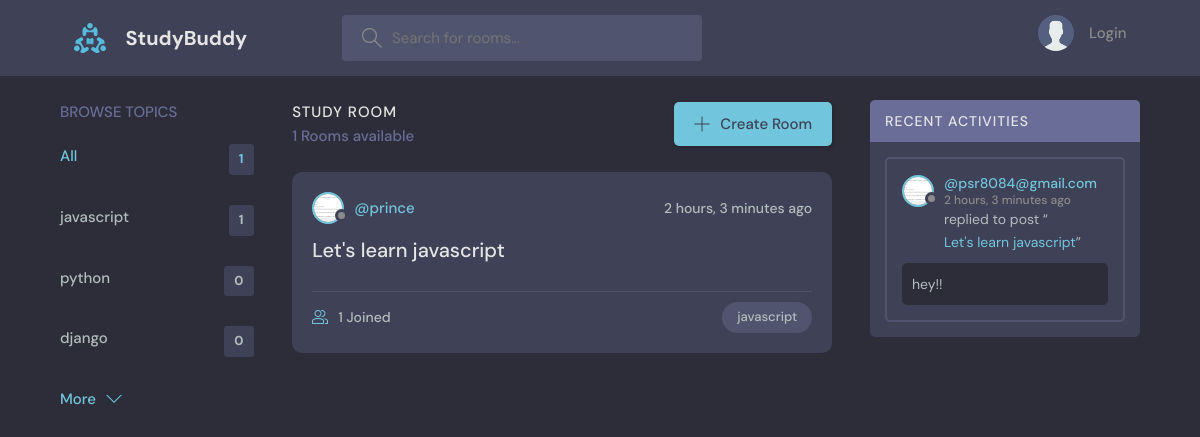
The app's page /, older data.
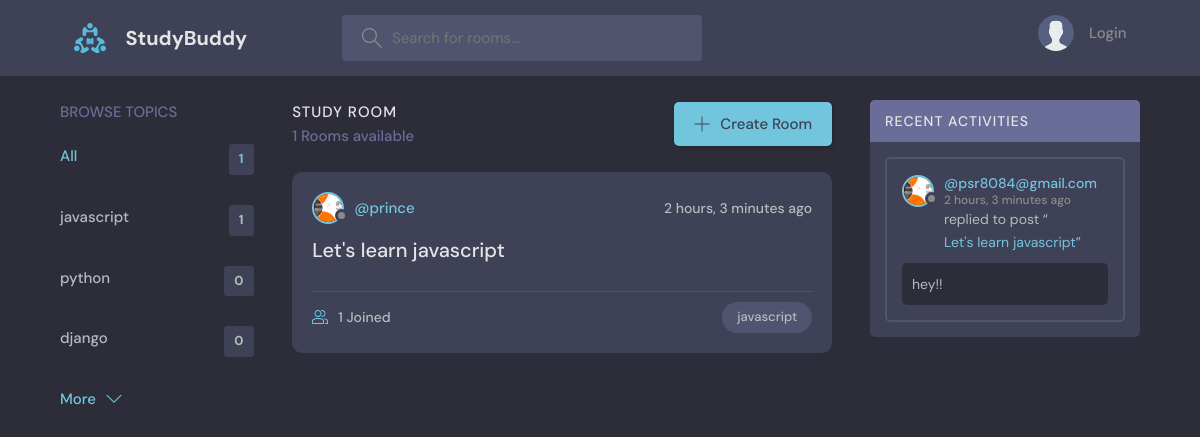
The same page, newer data.
### base/models.py (models this page shows, shortened)
class Room(models.Model):
    host=models.ForeignKey(User, on_delete=models.SET_NULL, null=True )
    name = models.CharField(max_length=100)
    topic=models.ForeignKey(Topic, on_delete=models.CASCADE, null=True)
    participants=models.ManyToManyField(User, related_name='participants', blank=True)
    description = models.TextField(max_length=250)
    created_at = models.DateTimeField(auto_now_add=True)
    updated_at = models.DateTimeField(auto_now=True)
    class Meta:
        ordering = ['-created_at', 'updated_at']

class User(AbstractUser):
    name = models.CharField(max_length=200, null=True)
    email = models.EmailField(unique=True, null=True)
    bio=models.TextField(null=True)
    avatar=models.ImageField(null=True, default='avatar.svg')
    USERNAME_FIELD= 'email'
    REQUIRED_FIELDS = []

class Message(models.Model):
    user= models.ForeignKey(User, on_delete=models.SET_NULL, null=True)
    room = models.ForeignKey(Room, on_delete=models.CASCADE, null=True)
    body=models.TextField()
    created_at = models.DateTimeField(auto_now_add=True, null=True)
    class Meta:
        ordering = ['-created_at']

class Topic(models.Model):
    name = models.CharField(max_length=100)

### base/views.py (the view)
# urls.py: path('',views.home, name='home' ),
def home(request):
    q= request.GET.get('q') if request.GET.get('q') != None else ''
    print(q)
    rooms= Room.objects.filter(
      Q( name__icontains=q ) |
      Q( description__icontains=q ) |
      Q( topic__name__icontains=q ) |
      Q( host__username__icontains=q )
    )
    topics= Topic.objects.all()[0:5]
    room_message = Message.objects.filter(Q(room__topic__name__icontains = q))
    room_counts= rooms.count()
    return render(request, 'base/home.html', context={'rooms':rooms, 'topics':topics, 'room_message': room_message, 'room_counts': room_counts})

### base/templates/base/home.html (shortened to what this page needs)
{% extends 'main.html' %}
{% block content %}
<main class="layout layout--3">
  <div class="container">
    {% include 'base/topics_component.html' %}
    <div class="roomList">
      <div class="roomList__header">
        <div>
          <h2>Study Room</h2>
          <p>{{room_counts}} Rooms available</p>
        </div>
        <a class="btn btn--main" href="{% url 'create-room' %}">
          <svg version="1.1" xmlns="http://www.w3.org/2000/svg" width="32" height="32" viewBox="0 0 32 32">
            <title>add</title>
            <path
              d="M16.943 0.943h-1.885v14.115h-14.115v1.885h14.115v14.115h1.885v-14.115h14.115v-1.885h-14.115v-14.115z"
            ></path>
          </svg>
          Create Room
        </a>
      </div>
     {% include 'base/feed_component.html' %}
    </div>
   {% include 'base/activity_component.html' %}
  </div>
</main>
{% endblock %}

### base/templates/base/feed_component.html (shortened to what this page needs)
{% for room in rooms %}
<div class="roomListRoom">
    <div class="roomListRoom__header">
      <a href="{% url 'user-profile' room.host.id %}" class="roomListRoom__author">
        <div class="avatar avatar--small">
          <img src="{{room.host.avatar.url}}" />
        </div>
        <span>@{{room.host.username}}</span>
      </a>
      <div class="roomListRoom__actions">
        <span>{{room.created_at | timesince}} ago</span>
      </div>
    </div>
    <div class="roomListRoom__content">
      <a href="{% url 'room' room.id %}">{{room.name}}</a>
    </div>
    <div class="roomListRoom__meta">
      <a href="room.html" class="roomListRoom__joined">
        {{room.participants.all.count}} Joined
      </a>
      <p class="roomListRoom__topic">{{room.topic.name}}</p>
    </div>
  </div>
  {% endfor %}

### base/templates/base/activity_component.html (shortened to what this page needs)
<div class="activities">
    <div class="activities__header">
      <h2>Recent Activities</h2>
    </div>
    {% for message in room_message %}
    <div class="activities__box">
      <div class="activities__boxHeader roomListRoom__header">
        <a href="{% url 'user-profile' message.user.id %}" class="roomListRoom__author">
          <div class="avatar avatar--small">
            <img src="{{message.user.avatar.url}}" alt=""/>
          </div>
          <p>
            @{{message.user}}
            <span>{{message.created_at | timesince}} ago</span>
          </p>
        </a>
      </div>
      <div class="activities__boxContent">
        <p>replied to post “<a href="{% url 'room' message.room.id %}">{{message.room.name}}</a>”</p>
        <div class="activities__boxRoomContent">
          {{message.body}}
        </div>
      </div>
    </div>
    {% endfor %}
  </div>

Row changes from the older to the newer data that the page shows:
changed through a linked row, Room "Let's learn javascript": host.avatar: a different picture
changed through a linked row, Message "hey!!": user.avatar: a different picture
